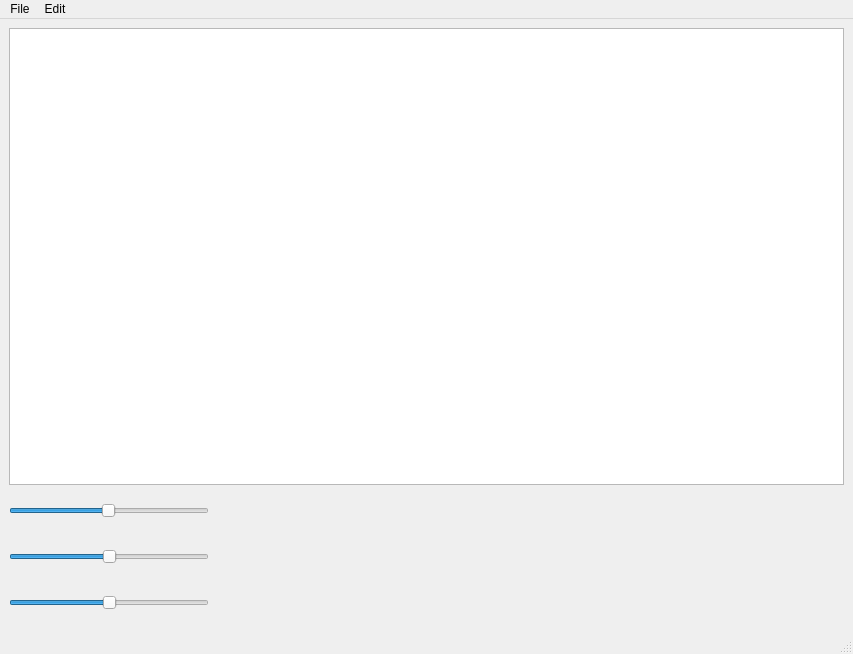
<?xml version="1.0" encoding="UTF-8"?>
<ui version="4.0">
 <class>MainWindow</class>
 <widget class="QMainWindow" name="MainWindow">
  <property name="geometry">
   <rect>
    <x>0</x>
    <y>0</y>
    <width>853</width>
    <height>654</height>
   </rect>
  </property>
  <property name="windowTitle">
   <string>MainWindow</string>
  </property>
  <widget class="QWidget" name="centralwidget">
   <layout class="QVBoxLayout" name="verticalLayout_2">
    <item>
     <widget class="MyGraphicsView" name="graphicsView">
      <property name="enabled">
       <bool>true</bool>
      </property>
     </widget>
    </item>
    <item>
     <widget class="QSlider" name="scaleSlider">
      <property name="sizePolicy">
       <sizepolicy hsizetype="Fixed" vsizetype="Fixed">
        <horstretch>0</horstretch>
        <verstretch>0</verstretch>
       </sizepolicy>
      </property>
      <property name="minimumSize">
       <size>
        <width>200</width>
        <height>40</height>
       </size>
      </property>
      <property name="minimum">
       <number>1</number>
      </property>
      <property name="maximum">
       <number>200</number>
      </property>
      <property name="singleStep">
       <number>5</number>
      </property>
      <property name="value">
       <number>100</number>
      </property>
      <property name="tracking">
       <bool>true</bool>
      </property>
      <property name="orientation">
       <enum>Qt::Orientation::Horizontal</enum>
      </property>
     </widget>
    </item>
    <item>
     <widget class="QSlider" name="brightnessSlider">
      <property name="sizePolicy">
       <sizepolicy hsizetype="Fixed" vsizetype="Fixed">
        <horstretch>0</horstretch>
        <verstretch>0</verstretch>
       </sizepolicy>
      </property>
      <property name="minimumSize">
       <size>
        <width>200</width>
        <height>40</height>
       </size>
      </property>
      <property name="minimum">
       <number>-255</number>
      </property>
      <property name="maximum">
       <number>255</number>
      </property>
      <property name="value">
       <number>0</number>
      </property>
      <property name="orientation">
       <enum>Qt::Orientation::Horizontal</enum>
      </property>
     </widget>
    </item>
    <item>
     <widget class="QSlider" name="saturationSlider">
      <property name="sizePolicy">
       <sizepolicy hsizetype="Fixed" vsizetype="Fixed">
        <horstretch>0</horstretch>
        <verstretch>0</verstretch>
       </sizepolicy>
      </property>
      <property name="minimumSize">
       <size>
        <width>200</width>
        <height>40</height>
       </size>
      </property>
      <property name="minimum">
       <number>-100</number>
      </property>
      <property name="maximum">
       <number>100</number>
      </property>
      <property name="orientation">
       <enum>Qt::Orientation::Horizontal</enum>
      </property>
     </widget>
    </item>
   </layout>
  </widget>
  <widget class="QMenuBar" name="menubar">
   <property name="geometry">
    <rect>
     <x>0</x>
     <y>0</y>
     <width>853</width>
     <height>25</height>
    </rect>
   </property>
   <widget class="QMenu" name="menuFile">
    <property name="title">
     <string>File</string>
    </property>
    <addaction name="actionOpen"/>
   </widget>
   <widget class="QMenu" name="menuEdit">
    <property name="title">
     <string>Edit</string>
    </property>
    <widget class="QMenu" name="menuRotate">
     <property name="title">
      <string>Rotate</string>
     </property>
     <addaction name="actionRotateLeft"/>
     <addaction name="actionRotateRight"/>
    </widget>
    <widget class="QMenu" name="menuFlip">
     <property name="title">
      <string>Flip</string>
     </property>
     <addaction name="actionFlipHorizontally"/>
     <addaction name="actionFlipVertically"/>
    </widget>
    <addaction name="actionCrop"/>
    <addaction name="menuRotate"/>
    <addaction name="menuFlip"/>
   </widget>
   <addaction name="menuFile"/>
   <addaction name="menuEdit"/>
  </widget>
  <widget class="QStatusBar" name="statusbar"/>
  <action name="actionOpen">
   <property name="text">
    <string>Open</string>
   </property>
  </action>
  <action name="actionCrop">
   <property name="text">
    <string>Crop</string>
   </property>
  </action>
  <action name="actionLeft">
   <property name="text">
    <string>Left</string>
   </property>
  </action>
  <action name="actionLeft_2">
   <property name="text">
    <string>Left</string>
   </property>
  </action>
  <action name="actionRight">
   <property name="text">
    <string>Right</string>
   </property>
  </action>
  <action name="actionRotateLeft">
   <property name="text">
    <string>Left</string>
   </property>
  </action>
  <action name="actionRotateRight">
   <property name="text">
    <string>Right</string>
   </property>
  </action>
  <action name="actionFlipHorizontally">
   <property name="text">
    <string>Horizontally</string>
   </property>
  </action>
  <action name="actionFlipVertically">
   <property name="text">
    <string>Vertically</string>
   </property>
  </action>
 </widget>
 <customwidgets>
  <customwidget>
   <class>MyGraphicsView</class>
   <extends>QGraphicsView</extends>
   <header>C:\Users\User\Desktop\KursovaQt\ImageEditor\mygraphicsview.h</header>
  </customwidget>
 </customwidgets>
 <resources/>
 <connections/>
</ui>
